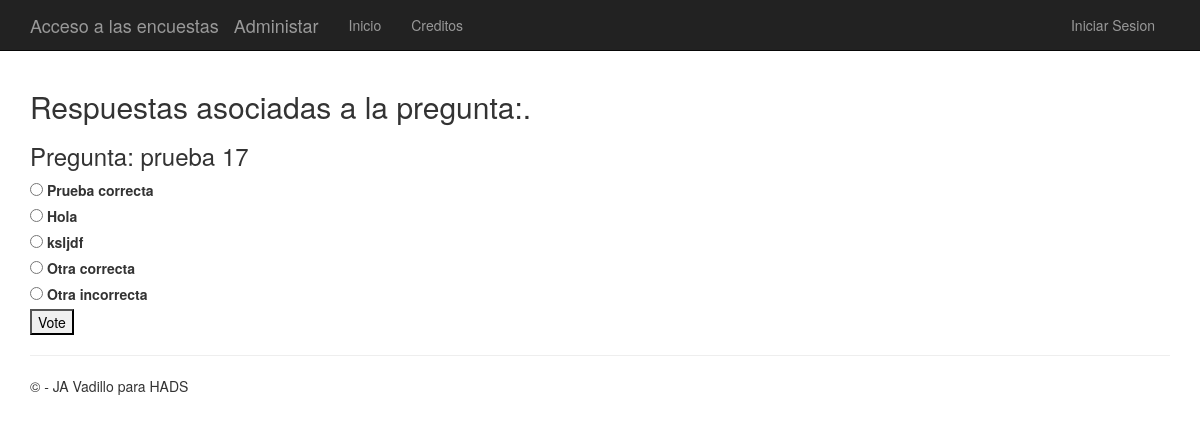
The app's page /polls/5/ with its own data.
### app/models.py (models this page shows)
class Question(models.Model):
    question_text = models.CharField(max_length=200)
    question_tema = models.CharField(max_length=200)
    pub_date = models.DateTimeField('date published')

class Choice(models.Model):
    question = models.ForeignKey(Question)
    choice_text = models.CharField(max_length=200)
    correct = models.BooleanField(default=False)
    votes = models.IntegerField(default=0)

### app/views.py (the view)
# urls.py: url(r'^polls/(?P<question_id>\d+)/$', app.views.detail, name='detail'),
def detail(request, question_id):
     question = get_object_or_404(Question, pk=question_id)
     return render(request, 'polls/detail.html', {'title':'Respuestas asociadas a la pregunta:','question': question})

### app/templates/polls/detail.html (shortened to what this page needs)
﻿{% extends "app/layout.html" %}
{% block content %}
<h2>{{ title }}.</h2>
<h3>Pregunta: {{ question.question_text }}</h3>
{% if request.user.is_authenticated %}
    {% for choice in question.choice_set.all %}
        <label for="choice{{ forloop.counter }}">{{ choice.choice_text }} ---- Veces respondida: {{ choice.votes }}  | </label>
    {% if choice.correct %}
          <label style="color:green;">CORRECTO</label><br />
    {% else %}
        <label style="color:red;">INCORRECTO</label><br />
    {% endif %}
    {% endfor %}
        <a href="{% url 'choice_add' question.id %}"><h3>Insertar Opciones</h3></a>
        <a href="{% url 'chart' question.id %}"> <h3>Ver resultado de la votacion</h3> </a><br />
{% else %}
    <form action="{% url 'vote' question.id %}" method="POST">
    {% for choice in question.choice_set.all %}
        <input type="radio" name="choice" id="choice{{ forloop.counter }}" value="{{ choice.id }}" />
        <label for="choice{{ forloop.counter }}">{{ choice.choice_text }}</label><br />
    {% endfor %}
    <input type="submit" value="Vote" />
    </form>
{% endif %}
{% endblock %}

### app/static/app/content/site.css (style rules this page uses)
body { padding-top: 50px; padding-bottom: 20px; }
input, select, textarea { max-width: 280px; }

### records on screen
Question: question_text "prueba 17"
Choice: choice_text "Prueba correcta"
Choice: choice_text "Hola"
Choice: choice_text "ksljdf"
Choice: choice_text "Otra correcta"
Choice: choice_text "Otra incorrecta"

### other values on screen
{{ title }} "Respuestas asociadas a la pregunta:"
